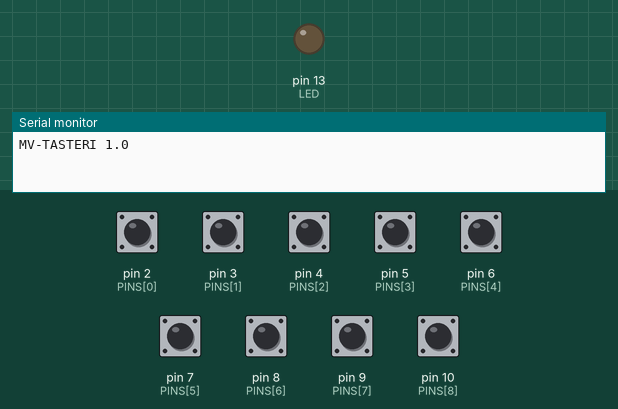
Recording of a sketch running on a simulated Arduino Uno, built with avr-gcc and run on an emulated ATmega328P. Shown: output pins drawn as LEDs (lit = HIGH), the last lines printed to the serial monitor. The test bench sets the inputs (shaded band); at power-on: pin 2 (PINS[0]), pin 3 (PINS[1]), pin 4 (PINS[2]), pin 5 (PINS[3]), pin 6 (PINS[4]), pin 7 (PINS[5]), pin 8 (PINS[6]), pin 9 (PINS[7]), pin 10 (PINS[8]) HIGH.

Above: at 1.2 s.
1.3 s: pin 2 (PINS[0]) pulled LOW for 0.15 s
At 2.2 s:
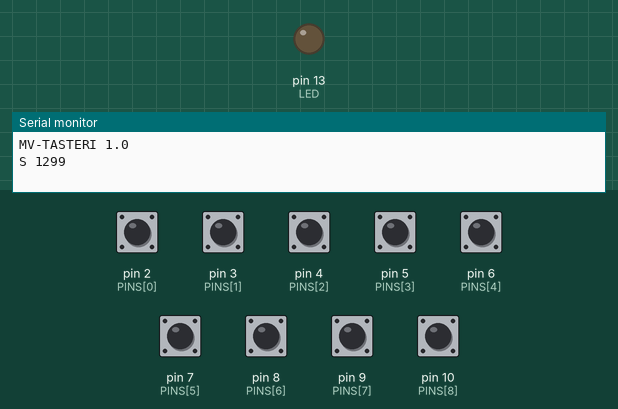
2.9 s: pin 3 (PINS[1]) pulled LOW for 0.15 s
At 3.4 s:
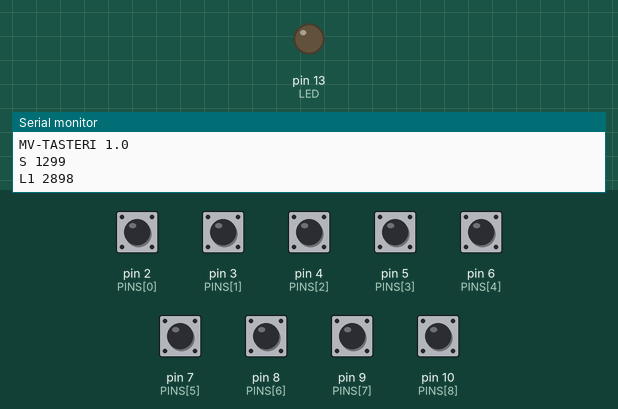
Timing chart, 0 to 5.9 s (numbered marks = the images above; inputs shaded):
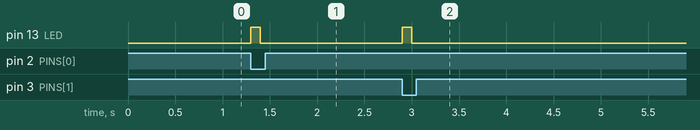

Measured:
- after the input at 1.3 s, pin 13 (LED): LOW → HIGH at once, → LOW 0.10 s later
- after the input at 2.9 s, pin 13 (LED): LOW → HIGH at once, → LOW 0.10 s later

The sketch:

tasteri.ino
```cpp
/*
  tasteri.ino - 9 tastera (start + 8 staza) za Stopericu
  Radi na Arduino Uno i Mega.

  Povezivanje:
    taster START  : pin D2  <-> GND
    staza 1..8    : pinovi D3..D10 <-> GND
    (interni pull-up; za duge kablove dodati 4,7k ka 5V i 100nF ka GND na svakom ulazu)

  Poruke ka računaru (115200 baud, svaka poruka u svom redu):
    S <ms>        start
    L<n> <ms>     staza n (1..8) dodirnula
    <ms> = millis() Arduina u trenutku pritiska (Stoperica ga za sada ne koristi,
           vreme meri računar; služi za kasniji prelazak na merenje u Arduinu).

  Na upit "?" Arduino odgovara identifikacijom, da Stoperica sama pronađe port:
    MV-TASTERI 1.0

  Probati bez Stoperice: Arduino IDE -> Serial Monitor, 115200, pa kratko spojiti
  pin sa GND žicom.
*/

const char ID_TEXT[] = "MV-TASTERI 1.0";

const uint8_t NUM_INPUTS = 9;
// indeks 0 = start, 1..8 = staze
const uint8_t PINS[NUM_INPUTS] = {2, 3, 4, 5, 6, 7, 8, 9, 10};

// Posle pritiska ulaz se zaključa: odbija treperenje kontakta i dupli pritisak.
// Ponovo se aktivira tek kad je taster pušten i prošlo je LOCKOUT_MS.
const unsigned long LOCKOUT_MS = 500;
// Taster mora biti pušten bar ovoliko da bi se smatrao puštenim.
const unsigned long RELEASE_MS = 50;

const uint8_t LED = LED_BUILTIN;   // kratko zasvetli na svaki pritisak

bool armed[NUM_INPUTS];
unsigned long pressedAt[NUM_INPUTS];
unsigned long releasedSince[NUM_INPUTS];
unsigned long ledOffAt = 0;

void sendEvent(uint8_t i, unsigned long t) {
  if (i == 0) {
    Serial.print('S');
  } else {
    Serial.print('L');
    Serial.print(i);
  }
  Serial.print(' ');
  Serial.println(t);
}

void setup() {
  for (uint8_t i = 0; i < NUM_INPUTS; i++) {
    pinMode(PINS[i], INPUT_PULLUP);
    // Ako je taster pritisnut pri uključenju (ili kabl u kratkom spoju),
    // ne prijavljuje se dok se ne pusti.
    armed[i] = digitalRead(PINS[i]) == HIGH;
    pressedAt[i] = 0;
    releasedSince[i] = 0;
  }
  pinMode(LED, OUTPUT);
  Serial.begin(115200);
  Serial.println(ID_TEXT);
}

void loop() {
  unsigned long now = millis();

  // 1) Najpre očitati sve ulaze, da se istovremeni dodiri ne zakašnjavaju.
  bool low[NUM_INPUTS];
  for (uint8_t i = 0; i < NUM_INPUTS; i++) {
    low[i] = digitalRead(PINS[i]) == LOW;
  }

  // 2) Obrada
  for (uint8_t i = 0; i < NUM_INPUTS; i++) {
    if (low[i]) {
      releasedSince[i] = 0;
      if (armed[i]) {
        armed[i] = false;
        pressedAt[i] = now;
        sendEvent(i, now);
        digitalWrite(LED, HIGH);
        ledOffAt = now + 100;
      }
    } else if (!armed[i]) {
      if (releasedSince[i] == 0) {
        releasedSince[i] = now ? now : 1;
      }
      if (now - releasedSince[i] >= RELEASE_MS && now - pressedAt[i] >= LOCKOUT_MS) {
        armed[i] = true;
      }
    }
  }

  if (ledOffAt && (long)(now - ledOffAt) >= 0) {
    digitalWrite(LED, LOW);
    ledOffAt = 0;
  }

  // 3) Upit za identifikaciju
  while (Serial.available()) {
    char c = Serial.read();
    if (c == '?') {
      Serial.println(ID_TEXT);
    }
  }
}
```
